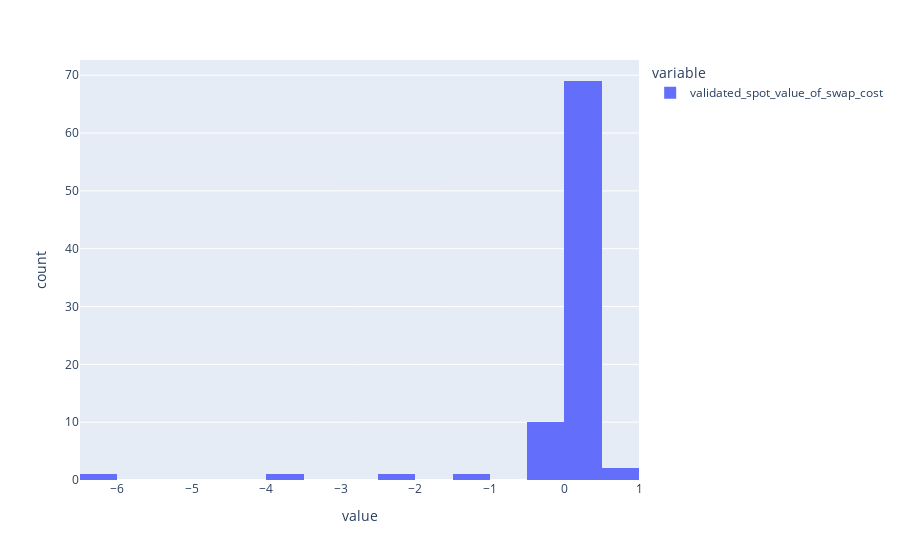

The cell this chart's notebook holds for it:
### Code cell
px.histogram(rebalance_from_idle_df[['validated_spot_value_of_swap_cost']])

### Figure 1 — Plotly figure (JSON) as saved in the notebook; plotly's stock layout.template omitted (floating-point values rounded to 4 significant figures)
{"data": [{"alignmentgroup": "True", "bingroup": "x", "hovertemplate": "variable=validated_spot_value_of_swap_cost<br>value=%{x}<br>count=%{y}<extra></extra>", "legendgroup": "validated_spot_value_of_swap_cost", "marker": {"color": "#636efa", "pattern": {"shape": ""}}, "name": "validated_spot_value_of_swap_cost", "offsetgroup": "validated_spot_value_of_swap_cost", "orientation": "v", "showlegend": true, "type": "histogram", "x": [0.005152, 0.1128, 0.03757, 0.03032, 0.1676, 0.7345, 0.3164, 0.1326, 0.1301, 0.1745, 0.4844, 0.1384, 0.1571, -0.01462, 0.1312, 0.1217, 0.1959, 0.131, 0.08273, 0.08412, -6.361, -0.03782, -3.993, -0.01998, 0.01891, 0.01675, 0.07371, -0.008226, 0.2297, 0.2749, 0.1395, 0.1205, 0.0867, 0.2389, 0.4611, 0.3407, 0.2744, 0.2097, 0.3277, 0.6676, 0.4098, 0.3247, 0.05053, 0.1609, -2.065, 0.3984, 0.1223, -1.163, 0.03566, -0.00212, 0.01351, 0.007965, 0.0809, 0.01148, 0.008348, -0.0337, -0.06847, 0.01195, 0.01164, 0.02705, -0.004051, 0.0002728, 0.006936, 0.0002294, 0.003071, 0.03848, 0.00286, 0.008374, 0.01758, 0.01508, 0.01432, 0.09816, 0.1612, 0.07099, 0.03433, 0.04139, 0.02912, 0.01555, -0.003037, 0.02734, 0.02155, 0.02329, -0.09343, 0.006189, 0.003796], "xaxis": "x", "yaxis": "y"}], "layout": {"barmode": "relative", "legend": {"title": {"text": "variable"}, "tracegroupgap": 0}, "margin": {"t": 60}, "xaxis": {"anchor": "y", "domain": [0, 1], "title": {"text": "value"}}, "yaxis": {"anchor": "x", "domain": [0, 1], "title": {"text": "count"}}}}
